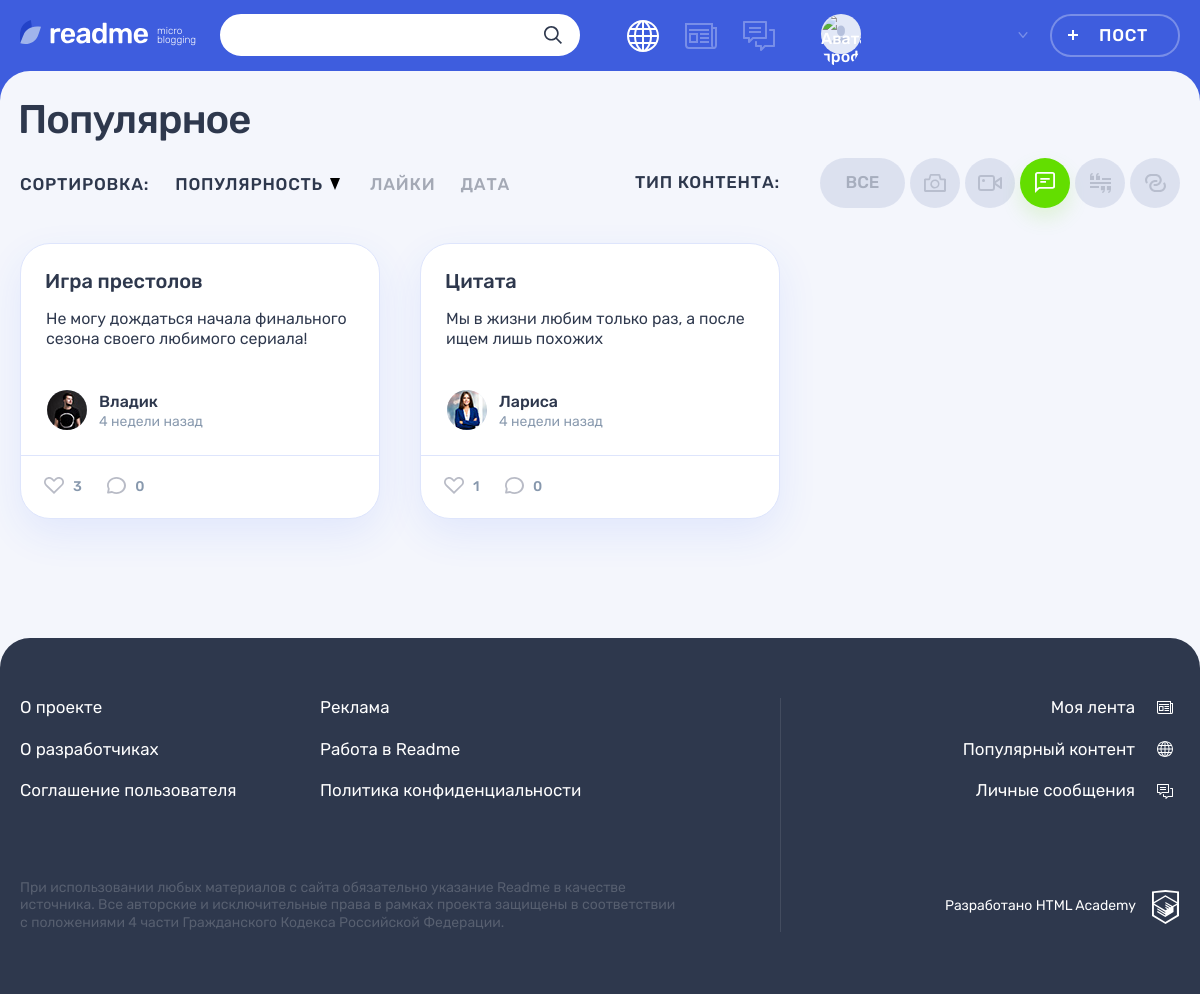
/popular.php?type_id=3 (signed in), run on the app's committed database.
### tables this page shows
CREATE TABLE content_types (
	id INT AUTO_INCREMENT PRIMARY KEY,
	type VARCHAR(64) NOT NULL,
	class_name VARCHAR(64) NOT NULL,
	width VARCHAR(3) NOT NULL,
	height VARCHAR(3) NOT NULL
);

CREATE TABLE posts (
	id INT AUTO_INCREMENT PRIMARY KEY,
	created_at TIMESTAMP DEFAULT CURRENT_TIMESTAMP NOT NULL,
	title VARCHAR(255) NOT NULL,
	content TEXT,
	quote_author VARCHAR(64) NOT NULL,
	image VARCHAR(2048),
	video VARCHAR(2048),
	link VARCHAR(2048),
	num_of_views INT NOT NULL,
	user_id INT NOT NULL,
	content_type_id INT NOT NULL,
	FOREIGN KEY (user_id)  REFERENCES users (id),
	FOREIGN KEY (content_type_id)  REFERENCES content_types (id)
);

CREATE TABLE users (
	id INT AUTO_INCREMENT PRIMARY KEY,
	registed_at TIMESTAMP DEFAULT CURRENT_TIMESTAMP NOT NULL,
	email VARCHAR(128) NOT NULL UNIQUE,
	login VARCHAR(64) NOT NULL UNIQUE,
	password VARCHAR(64) NOT NULL,
	avatar VARCHAR(2048)
);

### helpers.php (called while the page is built, shortened)
<?php
function get_noun_plural_form(int $number, string $one, string $two, string $many): string
{
    $number = (int)$number;
    $mod10 = $number % 10;
    $mod100 = $number % 100;
    switch (true) {
        case ($mod10 >= 2 && $mod10 <= 4):
            return $two;
    }
}
function include_template($name, array $data = [])
{
    $name = 'templates/' . $name;
    extract($data);
    require $name;
    $result = ob_get_clean();
    return $result;
}

### functions.php (called while the page is built, shortened)
<?php
function truncateText(string $text, int $maxLength = 300): array {
    $tempArr = [];
    if (mb_strlen($text) <= $maxLength) {
        return [$text, false];
    }
    $truncatedText = implode(' ', $tempArr);
    return  [$truncatedText, true];
}
function getModDate(string $date): array {
    $modDate = [];
    $modDate['titleDate'] = date('d.m.Y H:i', strtotime($date));
    $diff = strtotime('now') - strtotime($date);
    switch (true) {
        case ($diff >= WEEK&& $diff < FIVEWEEKS):
            $num = ceil($diff / WEEK);
            $res = get_noun_plural_form($num, 'неделя', 'недели', 'недель');
            $modDate['rel'] = $num . ' ' . $res . ' назад';
            break;
    }
    return $modDate;
}
function getPostTypes(object $con): array {
    $query_types = 'SELECT * FROM content_types';
    $stmt = mysqli_prepare($con, $query_types);
    mysqli_stmt_execute($stmt);
    $res = mysqli_stmt_get_result($stmt);
    $types = mysqli_fetch_all($res, MYSQLI_ASSOC);
    return $types;
}
function getPosts(int $type_id, bool $cardsOnPageAll, object $con): array {
    $cardsOnPageDef = 6;
    $post_limit = 'LIMIT ' . $cardsOnPageDef;
    $query_posts_def = 'SELECT users.login AS author, content_types.*, posts.*, users.avatar,' .
                    '(SELECT COUNT(likes.post_id) FROM likes WHERE likes.post_id = posts.id) AS likes_count' .
                ' FROM posts' .
                ' JOIN users ON posts.user_id = users.id' .
                ' JOIN content_types ON posts.content_type_id = content_types.id' .
                ' ORDER BY likes_count DESC' .
                ' ' . $post_limit;
    $query_posts = 'SELECT users.login AS author, content_types.*, posts.*, users.avatar,' .
                    '(SELECT COUNT(likes.post_id) FROM likes WHERE likes.post_id = posts.id) AS likes_count' .
                ' FROM posts' .
                ' JOIN users ON posts.user_id = users.id' .
                ' JOIN content_types ON posts.content_type_id = content_types.id' .
                ' WHERE posts.content_type_id = ?' .
                ' ORDER BY likes_count DESC';
    if ($type_id === 0 || $cardsOnPageAll) {
        $res = mysqli_query($con, $query_posts_def);
        if (!$res) {
            die('Ошибка получения данных: ' . mysqli_error($con));
        }
        $posts = mysqli_fetch_all($res, MYSQLI_ASSOC);
    } else {
        $stmt = mysqli_prepare($con, $query_posts);
        mysqli_stmt_bind_param($stmt, 'i', $type_id);
        mysqli_stmt_execute($stmt);
        $res = mysqli_stmt_get_result($stmt);
        $posts = mysqli_fetch_all($res, MYSQLI_ASSOC);
    }
        return $posts;
}

### templates/popular-main.php (the view, shortened to what this page needs)
<div class="container">
    <h1 class="page__title page__title--popular">Популярное</h1>
</div>
<div class="popular container">
    <div class="popular__filters-wrapper">
        <div class="popular__sorting sorting">
            <b class="popular__sorting-caption sorting__caption">Сортировка:</b>
            <ul class="popular__sorting-list sorting__list">
                <li class="sorting__item sorting__item--popular">
                    <a class="sorting__link sorting__link--active" href="#">
                        <span>Популярность</span>
                        <svg class="sorting__icon" width="10" height="12">
                            <use xlink:href="#icon-sort"></use>
                        </svg>
                    </a>
                </li>
                <li class="sorting__item">
                    <a class="sorting__link" href="#">
                        <span>Лайки</span>
                    </a>
                </li>
                <li class="sorting__item">
                    <a class="sorting__link" href="#">
                        <span>Дата</span>
                    </a>
                </li>
            </ul>
        </div>
        <div class="popular__filters filters">
            <b class="popular__filters-caption filters__caption">Тип контента:</b>
            <ul class="popular__filters-list filters__list">
                <li class="popular__filters-item popular__filters-item--all filters__item filters__item--all">
                    <a class="filters__button filters__button--ellipse filters__button--all
                    " href="popular.php?cardsOnPageAll=true">
                        <span>Все</span>
                    </a>
                </li>
                <?php foreach ($types as $type): ?>
                    <li class="popular__filters-item filters__item">
                        <a class="filters__button filters__button--<?= $type['class_name'] ?> button
                            <?php if($type_id == $type['id']): ?>
                                filters__button--active
                            <?php endif; ?>
                            " href="popular.php?type_id=<?=$type['id']?>">
                            <svg class="filters__icon" width="<?= $type['width'] ?>" height="<?= $type['height'] ?>">
                                <use xlink:href="#icon-filter-<?= $type['class_name'] ?>"></use>
                            </svg>
                        </a>
                    </li>
                <?php endforeach; ?>
            </ul>
        </div>
    </div>
    <div class="popular__posts">
        <?php foreach ($posts as $post): ?>
            <article class="popular__post post post-<?= $post['class_name'] ?>">
                <header class="post__header">
                    <a href="post.php?post_id=<?= $post['id'] ?>">
                        <h2><?= htmlspecialchars($post['title'])?></h2>
                    </a>
                </header>
                <div class="post__main">
                    <?php switch($post['class_name']):
                    case 'quote':?>
                    <?php case 'text': ?>
                        <p>
                            <?php
                                list($text, $isTruncated) = truncateText($post['content']);
                                echo htmlspecialchars($text);
                            ?>
                        </p>
                    <?php break; ?>
                <?php endswitch; ?>
                </div>
                <footer class="post__footer">
                    <div class="post__author">
                        <a class="post__author-link" href="#" title="Автор">
                            <div class="post__avatar-wrapper">
                                <img class="post__author-avatar" src="img/<?= $post['avatar'] ?>" alt="Аватар пользователя">
                            </div>
                            <div class="post__info">
                                <b class="post__author-name"><?= htmlspecialchars($post['author']) ?></b>
                                <time class="post__time" datetime="<?= $post['created_at'] ?>" title="<?= getModDate($post['created_at'])['titleDate'] ?>"><?= getModDate($post['created_at'])['rel'] ?></time>
                            </div>
                        </a>
                    </div>
                    <div class="post__indicators">
                        <div class="post__buttons">
                            <a class="post__indicator post__indicator--likes button" href="#" title="Лайк">
                                <svg class="post__indicator-icon" width="20" height="17">
                                    <use xlink:href="#icon-heart"></use>
                                </svg>
                                <span><?= $post['likes_count'] ?></span>
                            </a>
                            <a class="post__indicator post__indicator--comments button" href="#" title="Комментарии">
                                <svg class="post__indicator-icon" width="19" height="17">
                                    <use xlink:href="#icon-comment"></use>
                                </svg>
                                <span>0</span>
                            </a>
                        </div>
                    </div>
                </footer>
            </article>
        <?php endforeach; ?>
    </div>
</div>

### data on the page
posts: title "Игра престолов", text "Не могу дождаться начала финального сезона своего любимого сериала!", user.avatar (picture), user.login "Владик", created_at "4 недели назад", likes_count "3"
posts: title "Цитата", text "Мы в жизни любим только раз, а после ищем лишь похожих", user.avatar (picture), user.login "Лариса", created_at "4 недели назад", likes_count "1"
